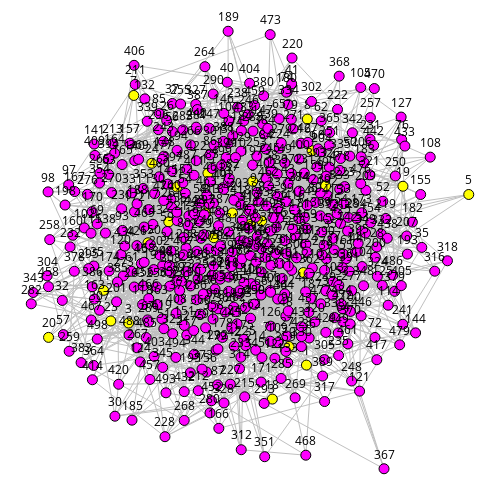

Write notebook code for a chart like this one.
### Code cell
sn.reset_edge_colors(g)
sn.reset_positions(g)
sn.show_graph(g, nlab=True)

### Figure 1 — Plotly figure (JSON) as saved in the notebook; plotly's stock layout.template omitted (floating-point values rounded to 4 significant figures; data arrays with more than 128 entries replaced by an {"elided": "..."} marker saying what was removed)
{"data": [{"hoverinfo": "none", "line": {"color": "rgb(192, 192, 192)", "width": 1}, "mode": "lines", "x": {"elided": "7491 float values"}, "y": {"elided": "7491 float values"}}, {"hoverinfo": "none", "marker": {"color": "rgb(255, 255, 0)", "line": {"color": "rgb(0, 0, 0)", "width": 1}, "size": 10}, "mode": "markers+text", "text": [0, 1, 2, 3, 4, 5, 6, 7, 8, 9, 10, 11, 12, 13, 14, 15, 16, 17, 18, 19, 20, 21, 22, 23, 24], "textfont": {"color": "rgb(0, 0, 0)"}, "textposition": "top center", "x": [0.46, 0.629, 0.5268, 0.2225, 0.3991, 1, 0.5063, 0.2344, 0.6309, 0.6419, 0.5893, 0.1653, 0.2669, 0.4171, 0.6727, 0.4038, 0.5007, 0.6219, 0.5511, 0.8496, 0.03954, 0.3329, 0.3143, 0.1818, 0.2755], "y": [0.5848, 0.237, 0.5668, 0.3331, 0.5844, 0.6269, 0.6569, 0.8532, 0.7992, 0.7269, 0.2794, 0.4078, 0.5165, 0.5282, 0.6463, 0.6753, 0.5584, 0.4485, 0.1592, 0.6458, 0.3002, 0.644, 0.5645, 0.3379, 0.6982]}, {"hoverinfo": "none", "marker": {"color": "rgb(255, 0, 255)", "line": {"color": "rgb(0, 0, 0)", "width": 1}, "size": 10}, "mode": "markers+text", "text": {"elided": "475 int values"}, "textfont": {"color": "rgb(0, 0, 0)"}, "textposition": "top center", "x": {"elided": "475 float values"}, "y": {"elided": "475 float values"}}], "layout": {"height": 500, "margin": {"b": 0, "l": 0, "r": 0, "t": 0}, "showlegend": false, "width": 500, "xaxis": {"showgrid": false, "showticklabels": false, "zeroline": false}, "yaxis": {"showgrid": false, "showticklabels": false, "zeroline": false}}}
